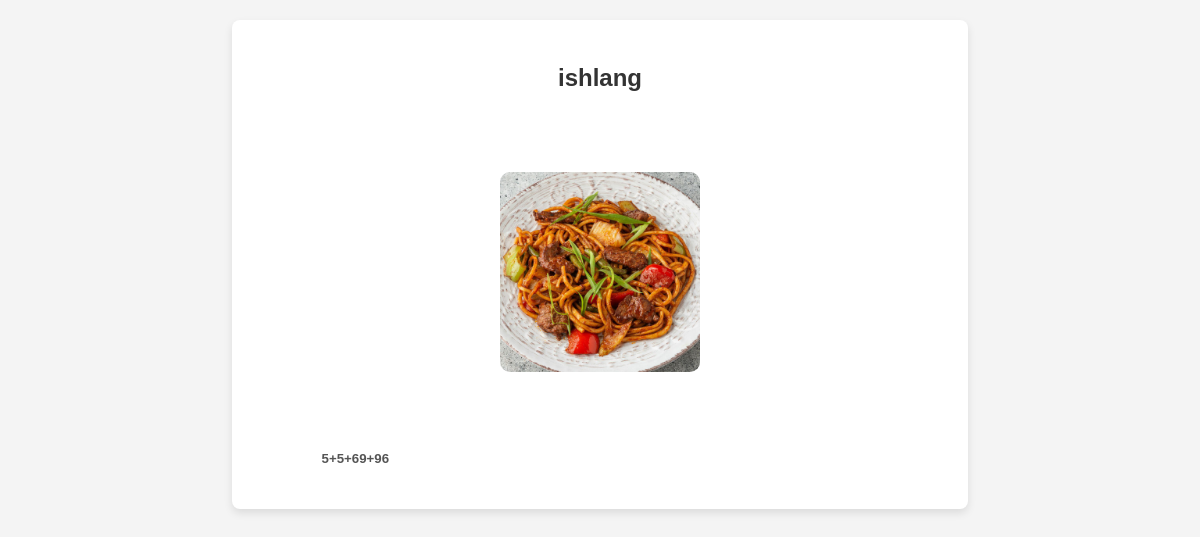
The page /matem/ on the database as committed earlier.
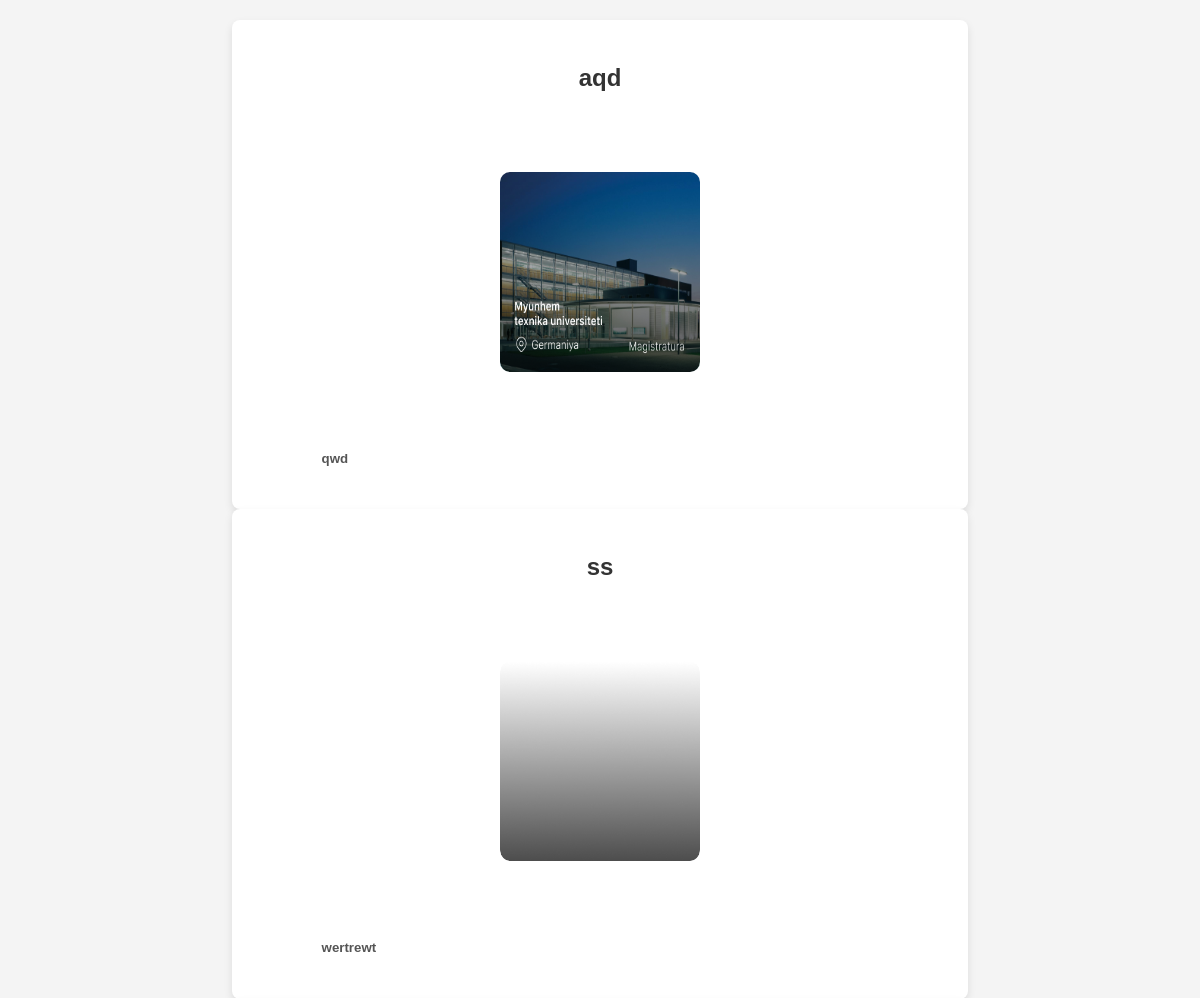
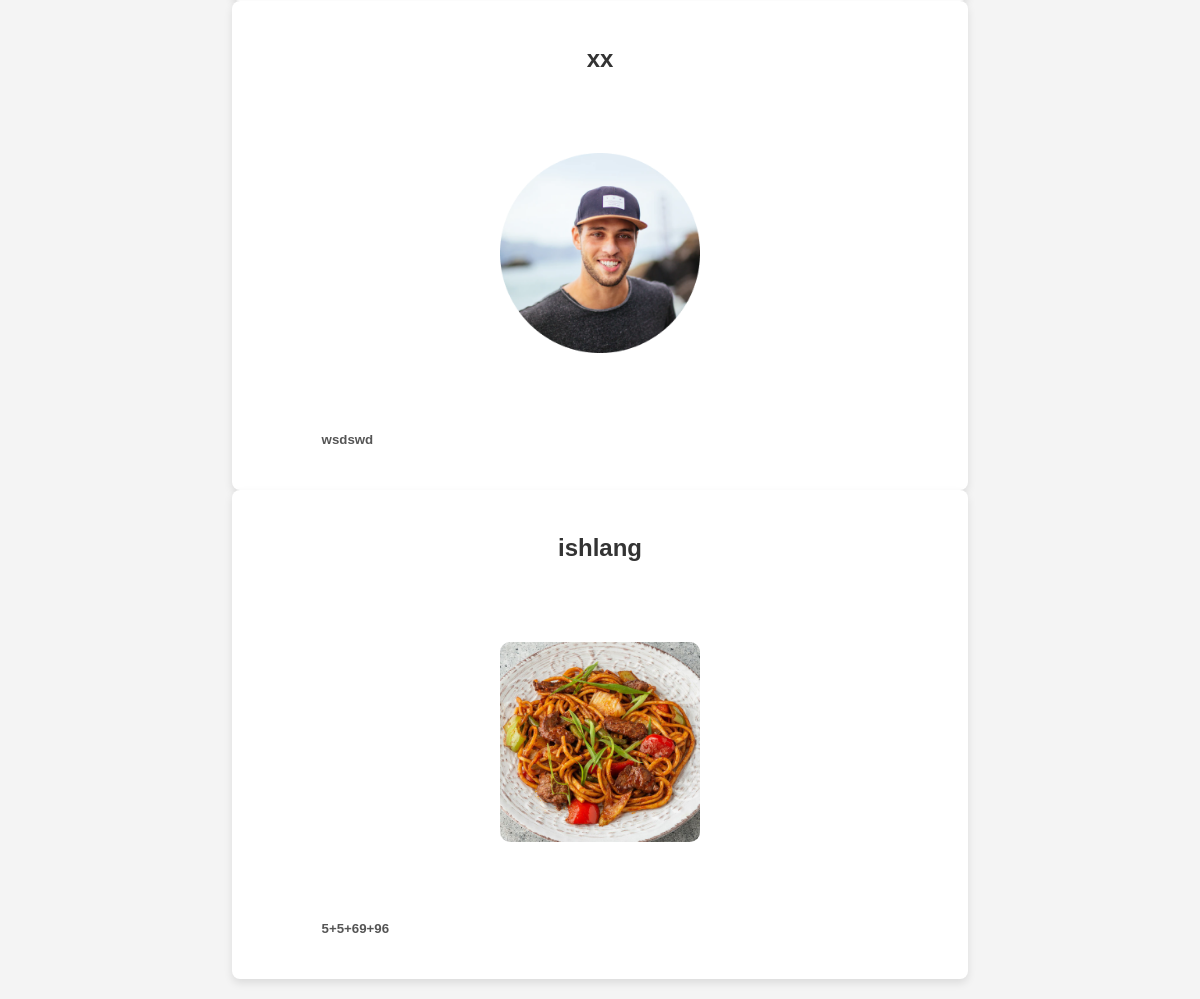
The same page on the database as committed later (2 pictures, top to bottom).
### blog/models.py (models this page shows)
class Matematika(models.Model):
    STATUS_CHOICES = (
        ('published', 'Published'),
        ('draft', 'Draft')
    )
    title = models.CharField(max_length=255)
    photo = models.ImageField(upload_to="photos", null=True, blank=True)
    body = models.TextField()
    publish = models.DateTimeField(default=timezone.now)
    updated = models.DateTimeField(auto_now=True)
    objects = models.Manager()  # defoult manager
    class Meta:
        ordering = ('-publish',)

### blog/views.py (the view)
# urls.py: path('matem/',Matem,name='matem')
def Matem(request):
    posts = Matematika.objects.all()  # Model ismi uygun şekilde düzenlenmeli
    return render(request, 'vazifa.html', {'Posts': posts})

### templates/vazifa.html (shortened to what this page needs)
{% block content %}
    {% for post in Posts  %}
        <div class="container">
            {% if post.photo %}
                <h3>{{ post.title }}</h3><br><br>
                <img src="{{ post.photo.url }}" alt="{{ post.title }}" width="200" height="200"><br><br>
                <h5>{{ post.body }}</h5>
            {% endif %}
        </div>
    {% endfor %}
{% endblock %}

### templates/vazifa.html (style rules this page uses)
h3 { color: #333; text-align: center; font-size: 24px; }
img { display: block; margin: 20px auto; border-radius: 10px; }
h5 { color: #555; text-align: justify; line-height: 1.6; margin: 20px auto; width: 80%; }
.container { background-color: white; padding: 20px; box-shadow: 0px 4px 8px rgba(0, 0, 0, 0.1); border-radius: 8px; width: 60%; margin: 0 auto; }

Rows that differ between the two databases and show on the page:
added Matematika: title "aqd", photo (picture), body "qwd"
added Matematika: title "ss", photo (picture), body "wertrewt"
added Matematika: title "xx", photo (picture), body "wsdswd"
